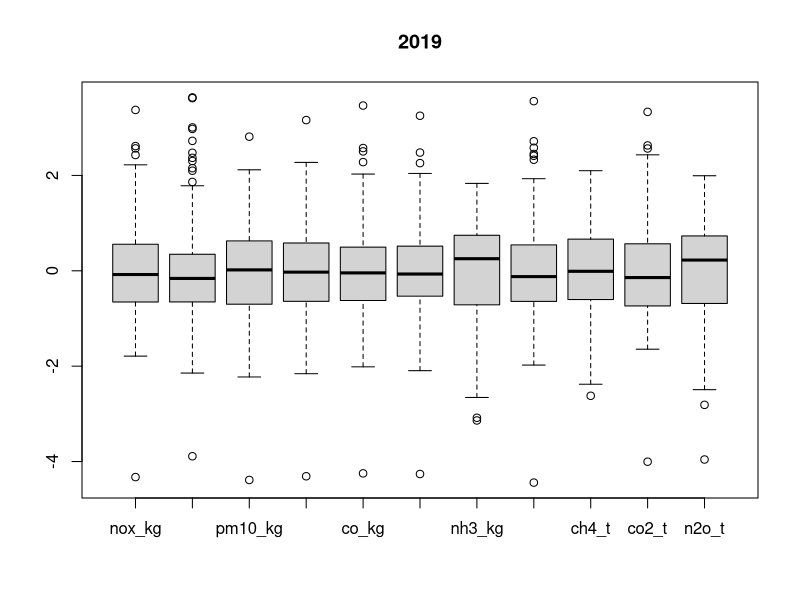
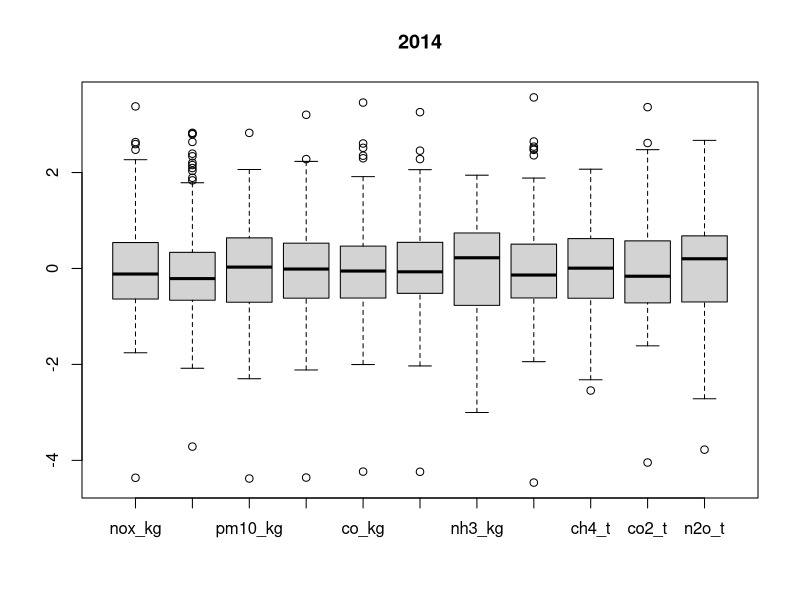

Write R code to recreate these figures, in order.
Data <- read.csv("Data-projetmodIA-2324.csv")

summary(Data)

polluants2019 <- Data[1:164, 4:14]


#boxplot(polluants2019)

boxplot(scale(log(polluants2019)))
title("2019")


polluants2014 <- Data[822:984, 4:14]

boxplot(scale(log(polluants2014)))
title("2014")
















